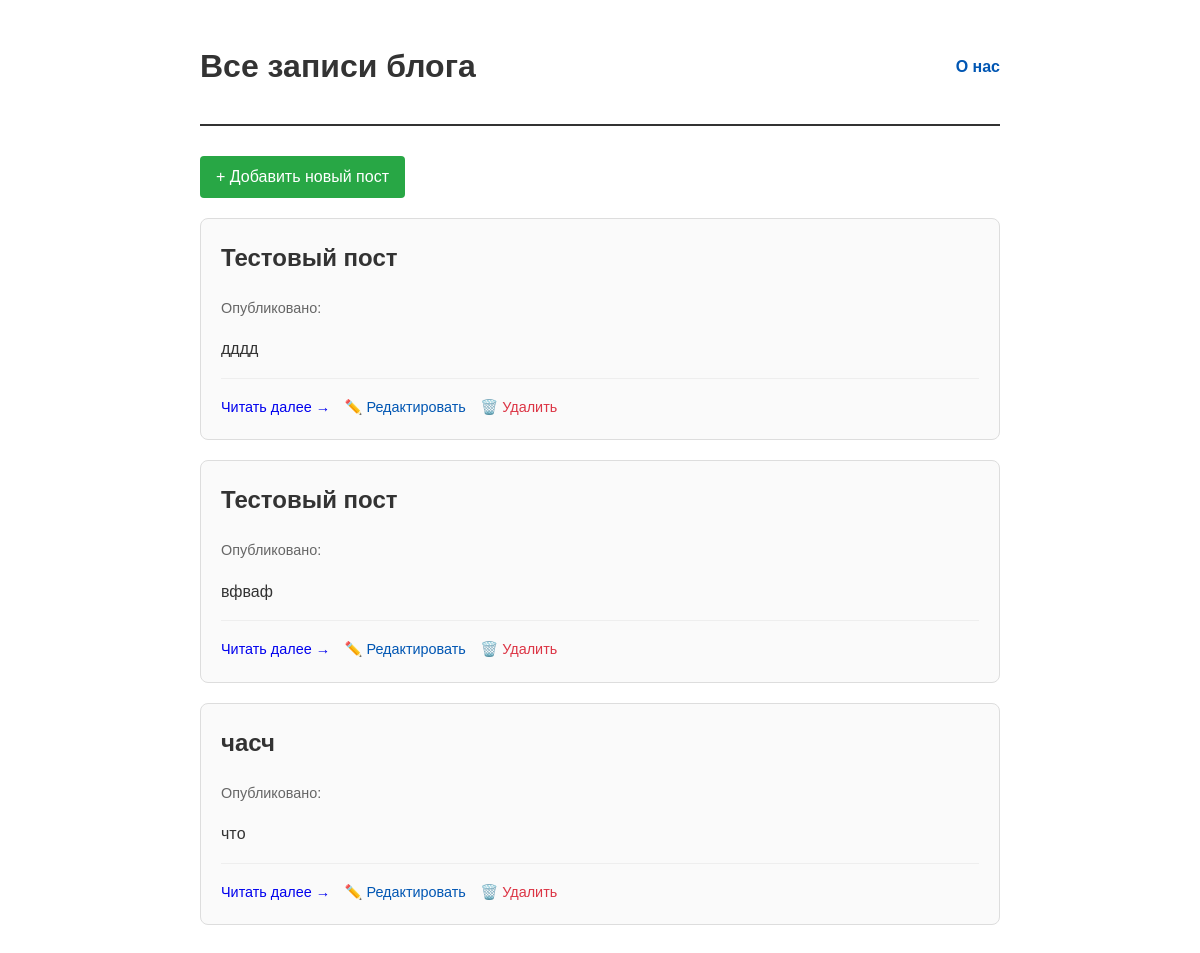
The app's page /posts/, older data.
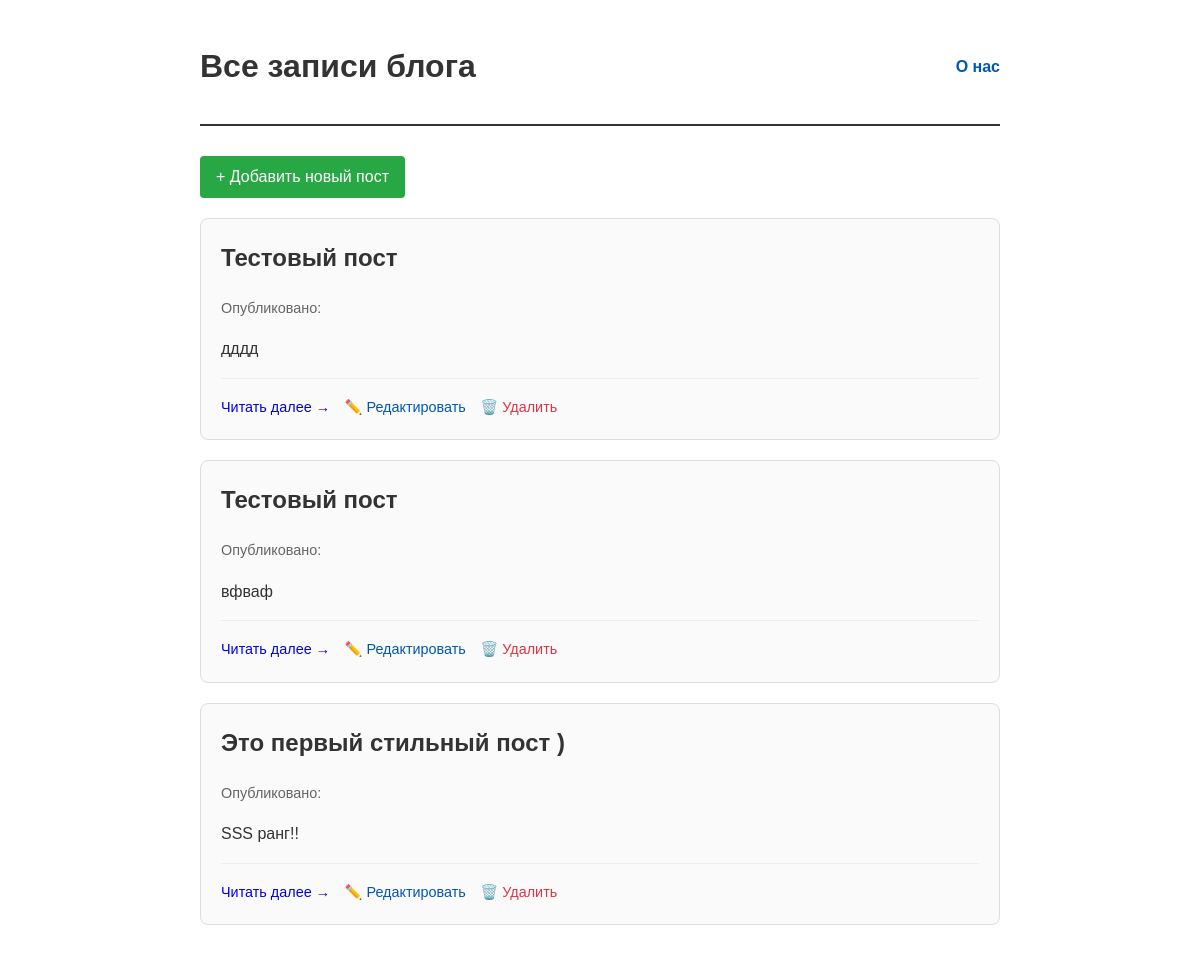
The same page, newer data.
### blog/models.py (models this page shows, shortened)
class Post(models.Model):
    title = models.CharField(max_length=100)
    content = models.TextField()

### blog/views.py (the view)
# urls.py: path('posts/', PostListView.as_view(), name='post_list'),
class PostListView(ListView):
    model = Post
    template_name = 'blog/post_list.html'
    context_object_name = 'posts'

### blog/templates/blog/post_list.html (shortened to what this page needs)
<!DOCTYPE html>
<html lang="ru">
<head>
</head>
<body>
    <div class="header">
        <h1>Все записи блога</h1>
        <div class="nav-links">
            <a href="{% url 'blog:about' %}">О нас</a>
        </div>
    </div>
    <a href="{% url 'blog:post_create' %}" class="btn-create">+ Добавить новый пост</a>
    {% if posts %}
        {% for post in posts %}
            <article class="post-card">
                <h2>
                    <a href="{% url 'blog:post_detail' post.pk %}">{{ post.title }}</a>
                </h2>
                <div class="post-meta">
                    Опубликовано: {{ post.created_at|date:"d.m.Y H:i" }}
                </div>
                <p>{{ post.content|truncatewords:30 }}</p>
                <div class="post-actions">
                    <a href="{% url 'blog:post_detail' post.pk %}">Читать далее →</a>
                    <a href="{% url 'blog:post_edit' post.pk %}" class="link-edit">✏️ Редактировать</a>
                    <a href="{% url 'blog:post_delete' post.pk %}" class="link-delete">🗑️ Удалить</a>
                </div>
            </article>
        {% endfor %}
    {% else %}
        <div class="empty-message">
            <h2>Пока нет ни одной записи</h2>
            <p>Самое время создать первый пост!</p>
        </div>
    {% endif %}
</body>
</html>

Row changes from the older to the newer data that the page shows:
removed Post: title "часч", content "чтo"
added Post: title "Это первый стильный пост )", content "SSS ранг!!"
